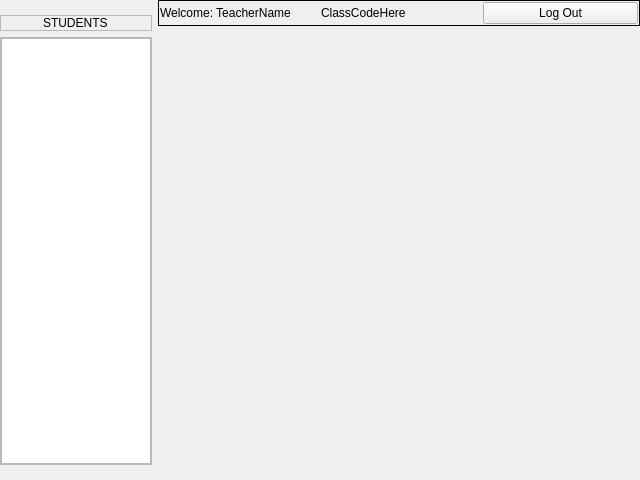
<?xml version="1.0" encoding="UTF-8"?>
<ui version="4.0">
 <class>TeachWin</class>
 <widget class="QWidget" name="TeachWin">
  <property name="geometry">
   <rect>
    <x>0</x>
    <y>0</y>
    <width>640</width>
    <height>480</height>
   </rect>
  </property>
  <property name="windowTitle">
   <string>Form</string>
  </property>
  <layout class="QGridLayout" name="gridLayout_2">
   <property name="leftMargin">
    <number>0</number>
   </property>
   <property name="topMargin">
    <number>0</number>
   </property>
   <property name="rightMargin">
    <number>0</number>
   </property>
   <property name="bottomMargin">
    <number>0</number>
   </property>
   <item row="0" column="0">
    <layout class="QGridLayout" name="gridLayout">
     <item row="0" column="0">
      <widget class="QFrame" name="studentFrame">
       <property name="sizePolicy">
        <sizepolicy hsizetype="Fixed" vsizetype="Maximum">
         <horstretch>10</horstretch>
         <verstretch>0</verstretch>
        </sizepolicy>
       </property>
       <property name="minimumSize">
        <size>
         <width>150</width>
         <height>450</height>
        </size>
       </property>
       <layout class="QGridLayout" name="gridLayout_3">
        <property name="leftMargin">
         <number>0</number>
        </property>
        <property name="topMargin">
         <number>0</number>
        </property>
        <property name="rightMargin">
         <number>0</number>
        </property>
        <property name="bottomMargin">
         <number>0</number>
        </property>
        <item row="0" column="0">
         <widget class="QFrame" name="frame">
          <property name="sizePolicy">
           <sizepolicy hsizetype="Preferred" vsizetype="Minimum">
            <horstretch>0</horstretch>
            <verstretch>0</verstretch>
           </sizepolicy>
          </property>
          <property name="frameShape">
           <enum>QFrame::StyledPanel</enum>
          </property>
          <property name="frameShadow">
           <enum>QFrame::Raised</enum>
          </property>
          <layout class="QGridLayout" name="gridLayout_5">
           <property name="leftMargin">
            <number>0</number>
           </property>
           <property name="topMargin">
            <number>0</number>
           </property>
           <property name="rightMargin">
            <number>0</number>
           </property>
           <property name="bottomMargin">
            <number>0</number>
           </property>
           <item row="0" column="0">
            <layout class="QGridLayout" name="gridLayout_4">
             <item row="0" column="0" alignment="Qt::AlignHCenter|Qt::AlignTop">
              <widget class="QLabel" name="label">
               <property name="text">
                <string>STUDENTS</string>
               </property>
              </widget>
             </item>
            </layout>
           </item>
          </layout>
         </widget>
        </item>
        <item row="1" column="0">
         <widget class="QFrame" name="frame_2">
          <property name="sizePolicy">
           <sizepolicy hsizetype="Preferred" vsizetype="Expanding">
            <horstretch>0</horstretch>
            <verstretch>0</verstretch>
           </sizepolicy>
          </property>
          <property name="frameShape">
           <enum>QFrame::StyledPanel</enum>
          </property>
          <property name="frameShadow">
           <enum>QFrame::Raised</enum>
          </property>
          <layout class="QGridLayout" name="gridLayout_7">
           <property name="leftMargin">
            <number>0</number>
           </property>
           <property name="topMargin">
            <number>0</number>
           </property>
           <property name="rightMargin">
            <number>0</number>
           </property>
           <property name="bottomMargin">
            <number>0</number>
           </property>
           <item row="0" column="0">
            <layout class="QGridLayout" name="gridLayout_6">
             <item row="0" column="0">
              <widget class="QListWidget" name="listWidget">
               <property name="maximumSize">
                <size>
                 <width>150</width>
                 <height>10000</height>
                </size>
               </property>
              </widget>
             </item>
            </layout>
           </item>
          </layout>
         </widget>
        </item>
       </layout>
      </widget>
     </item>
     <item row="0" column="1">
      <widget class="QWidget" name="playWidget" native="true">
       <layout class="QGridLayout" name="gridLayout_9">
        <property name="leftMargin">
         <number>0</number>
        </property>
        <property name="topMargin">
         <number>0</number>
        </property>
        <property name="rightMargin">
         <number>0</number>
        </property>
        <property name="bottomMargin">
         <number>0</number>
        </property>
        <item row="0" column="0">
         <layout class="QGridLayout" name="gridLayout_8">
          <item row="0" column="0">
           <widget class="QFrame" name="frame">
            <property name="sizePolicy">
             <sizepolicy hsizetype="Preferred" vsizetype="Preferred">
              <horstretch>0</horstretch>
              <verstretch>0</verstretch>
             </sizepolicy>
            </property>
            <property name="minimumSize">
             <size>
              <width>0</width>
              <height>25</height>
             </size>
            </property>
            <property name="frameShape">
             <enum>QFrame::Box</enum>
            </property>
            <layout class="QGridLayout" name="gridLayout_11">
             <property name="leftMargin">
              <number>1</number>
             </property>
             <property name="topMargin">
              <number>1</number>
             </property>
             <property name="rightMargin">
              <number>1</number>
             </property>
             <property name="bottomMargin">
              <number>1</number>
             </property>
             <item row="0" column="0">
              <layout class="QGridLayout" name="gridLayout_10">
               <item row="0" column="0">
                <widget class="QLabel" name="userLabel">
                 <property name="text">
                  <string>Welcome: TeacherName</string>
                 </property>
                </widget>
               </item>
               <item row="0" column="1">
                <widget class="QLabel" name="classLabel">
                 <property name="text">
                  <string>ClassCodeHere</string>
                 </property>
                </widget>
               </item>
               <item row="0" column="2">
                <widget class="QPushButton" name="logoutButton">
                 <property name="text">
                  <string>Log Out</string>
                 </property>
                </widget>
               </item>
              </layout>
             </item>
            </layout>
           </widget>
          </item>
          <item row="1" column="0">
           <widget class="QWidget" name="teachDataWidget" native="true">
            <property name="sizePolicy">
             <sizepolicy hsizetype="MinimumExpanding" vsizetype="MinimumExpanding">
              <horstretch>0</horstretch>
              <verstretch>0</verstretch>
             </sizepolicy>
            </property>
            <property name="minimumSize">
             <size>
              <width>150</width>
              <height>150</height>
             </size>
            </property>
           </widget>
          </item>
         </layout>
        </item>
       </layout>
      </widget>
     </item>
    </layout>
   </item>
  </layout>
 </widget>
 <resources/>
 <connections/>
</ui>
